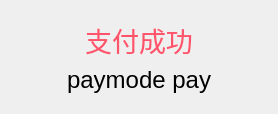
<?xml version="1.0" encoding="UTF-8"?>
<ui version="4.0">
 <class>qt_XIANGSHAN_pay_info</class>
 <widget class="QWidget" name="qt_XIANGSHAN_pay_info">
  <property name="geometry">
   <rect>
    <x>0</x>
    <y>0</y>
    <width>278</width>
    <height>107</height>
   </rect>
  </property>
  <property name="windowTitle">
   <string>Dialog</string>
  </property>
  <layout class="QVBoxLayout" name="verticalLayout">
   <item>
    <widget class="QFrame" name="frame">
     <property name="styleSheet">
      <string notr="true"/>
     </property>
     <property name="outer_stylesheet" stdset="0">
      <string>frame_detail_show</string>
     </property>
     <layout class="QGridLayout" name="gridLayout">
      <item row="1" column="0">
       <spacer name="horizontalSpacer_2">
        <property name="orientation">
         <enum>Qt::Horizontal</enum>
        </property>
        <property name="sizeHint" stdset="0">
         <size>
          <width>1000</width>
          <height>20</height>
         </size>
        </property>
       </spacer>
      </item>
      <item row="1" column="1">
       <widget class="QLabel" name="label_paymode">
        <property name="font">
         <font>
          <pointsize>18</pointsize>
          <weight>50</weight>
          <italic>false</italic>
          <bold>false</bold>
         </font>
        </property>
        <property name="text">
         <string>paymode</string>
        </property>
       </widget>
      </item>
      <item row="1" column="2">
       <widget class="QLabel" name="label_pay">
        <property name="font">
         <font>
          <pointsize>18</pointsize>
          <weight>50</weight>
          <italic>false</italic>
          <bold>false</bold>
         </font>
        </property>
        <property name="text">
         <string>pay</string>
        </property>
        <property name="alignment">
         <set>Qt::AlignRight|Qt::AlignTrailing|Qt::AlignVCenter</set>
        </property>
       </widget>
      </item>
      <item row="1" column="3">
       <spacer name="horizontalSpacer">
        <property name="orientation">
         <enum>Qt::Horizontal</enum>
        </property>
        <property name="sizeHint" stdset="0">
         <size>
          <width>1000</width>
          <height>20</height>
         </size>
        </property>
       </spacer>
      </item>
      <item row="0" column="0" colspan="4">
       <widget class="QLabel" name="label_desc">
        <property name="font">
         <font>
          <pointsize>20</pointsize>
         </font>
        </property>
        <property name="styleSheet">
         <string notr="true">color:#ff546b;</string>
        </property>
        <property name="text">
         <string>支付成功</string>
        </property>
        <property name="alignment">
         <set>Qt::AlignCenter</set>
        </property>
        <property name="wordWrap">
         <bool>true</bool>
        </property>
       </widget>
      </item>
     </layout>
    </widget>
   </item>
  </layout>
 </widget>
 <resources/>
 <connections/>
</ui>
